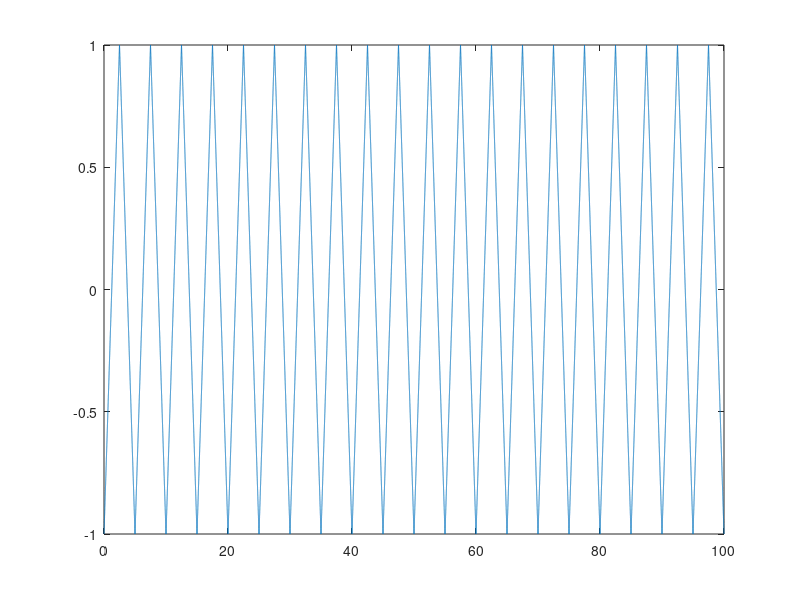

Write MATLAB code to recreate this figure. (Note: this script raises an error after producing the figure.)
function tema_de_casa_exercitiu2()
fs=2000
t=0:1/fs:100;
x=sawtooth(0.4*pi*t, 0.5); %semnal triunghiular cu perioada 5s
plot(t,x)
xlabel(Time(sec)')
ylabel('Amplitudine')
title('Triunghiular')
end